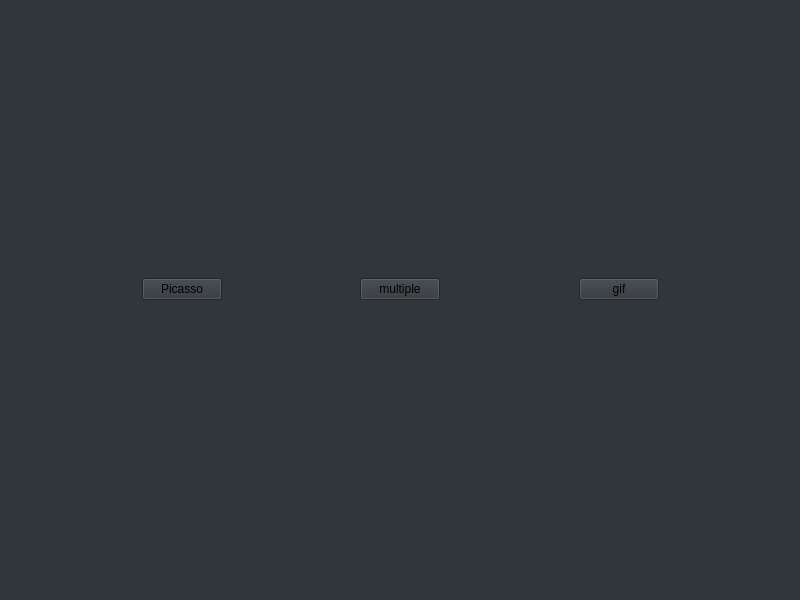
<?xml version="1.0" encoding="UTF-8"?>
<ui version="4.0">
 <class>Main_menu</class>
 <widget class="QMainWindow" name="Main_menu">
  <property name="geometry">
   <rect>
    <x>0</x>
    <y>0</y>
    <width>800</width>
    <height>600</height>
   </rect>
  </property>
  <property name="windowTitle">
   <string>MainWindow</string>
  </property>
  <property name="autoFillBackground">
   <bool>false</bool>
  </property>
  <property name="styleSheet">
   <string notr="true">background-color: rgb(49, 54, 59);</string>
  </property>
  <widget class="QWidget" name="centralwidget">
   <layout class="QGridLayout" name="gridLayout">
    <item row="0" column="4">
     <spacer name="horizontalSpacer_3">
      <property name="orientation">
       <enum>Qt::Horizontal</enum>
      </property>
      <property name="sizeHint" stdset="0">
       <size>
        <width>40</width>
        <height>20</height>
       </size>
      </property>
     </spacer>
    </item>
    <item row="0" column="0">
     <spacer name="horizontalSpacer">
      <property name="orientation">
       <enum>Qt::Horizontal</enum>
      </property>
      <property name="sizeHint" stdset="0">
       <size>
        <width>40</width>
        <height>20</height>
       </size>
      </property>
     </spacer>
    </item>
    <item row="0" column="5">
     <widget class="QPushButton" name="pushButton_2">
      <property name="text">
       <string>gif</string>
      </property>
     </widget>
    </item>
    <item row="0" column="2">
     <spacer name="horizontalSpacer_2">
      <property name="orientation">
       <enum>Qt::Horizontal</enum>
      </property>
      <property name="sizeHint" stdset="0">
       <size>
        <width>40</width>
        <height>20</height>
       </size>
      </property>
     </spacer>
    </item>
    <item row="0" column="3">
     <widget class="QPushButton" name="pushButton">
      <property name="text">
       <string>multiple</string>
      </property>
     </widget>
    </item>
    <item row="0" column="1">
     <widget class="QPushButton" name="pushButton_3">
      <property name="text">
       <string>Picasso</string>
      </property>
     </widget>
    </item>
    <item row="0" column="6">
     <spacer name="horizontalSpacer_4">
      <property name="orientation">
       <enum>Qt::Horizontal</enum>
      </property>
      <property name="sizeHint" stdset="0">
       <size>
        <width>40</width>
        <height>20</height>
       </size>
      </property>
     </spacer>
    </item>
   </layout>
  </widget>
  <widget class="QMenuBar" name="menubar">
   <property name="enabled">
    <bool>false</bool>
   </property>
   <property name="geometry">
    <rect>
     <x>0</x>
     <y>0</y>
     <width>800</width>
     <height>22</height>
    </rect>
   </property>
  </widget>
  <widget class="QStatusBar" name="statusbar"/>
 </widget>
 <resources/>
 <connections/>
</ui>
